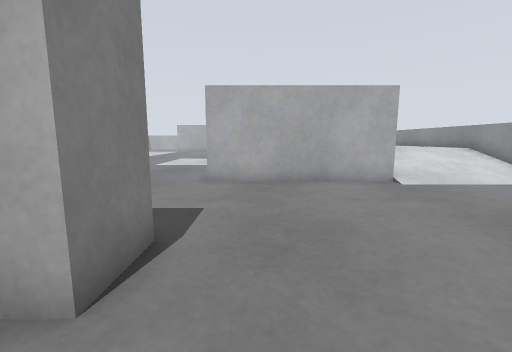
[1] (above)

22 first-person views from a walk through a world built for the Gazebo simulator. The camera is 0.27 m above the floor, tilts 8° down and sees 90° across. The floor is counted in squares, 0.2 m on a side. Each view is taken from the middle of a square. On the plan, view 1 faces up. The plan holds only what a view shows up to about 13 squares ahead; the rest is blank. The place goes on beyond the plan.

[2]
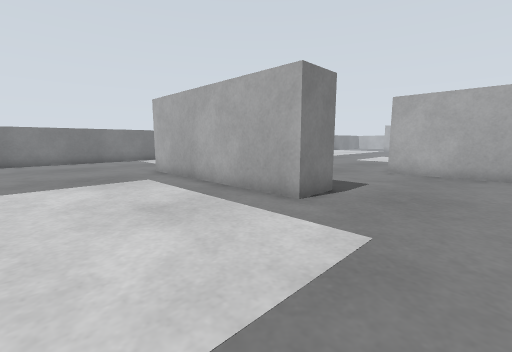

[3]
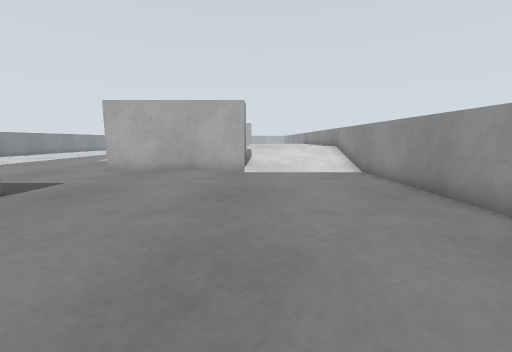

[4]
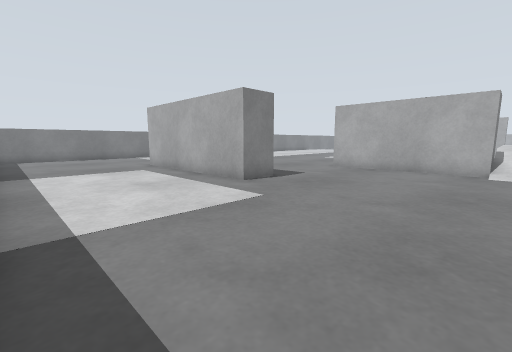

[5]
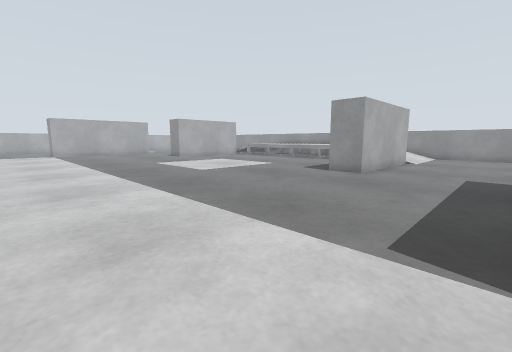

[6]
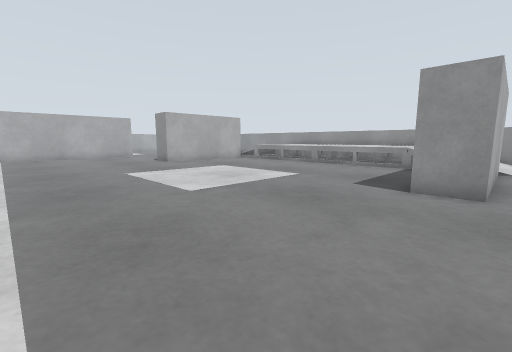

[7]
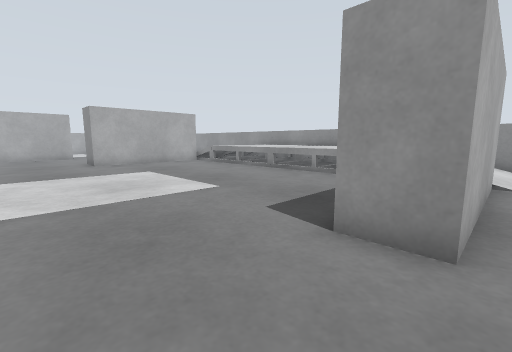

[8]
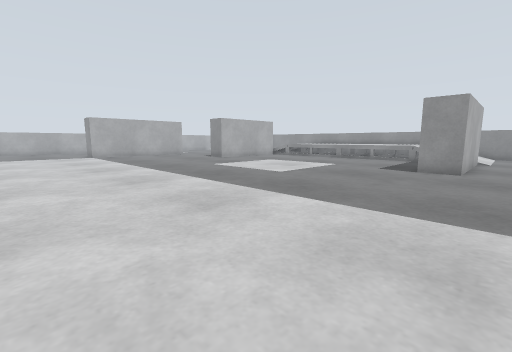

[9]
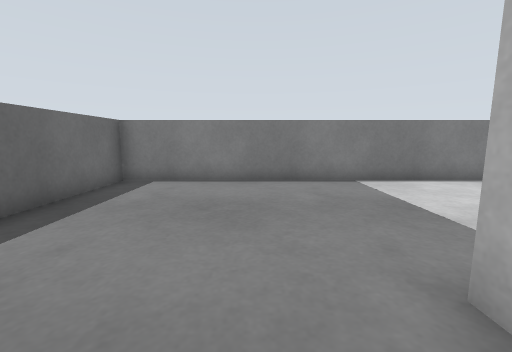

[10]
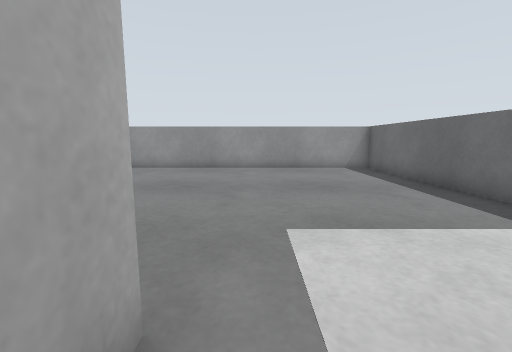

[11]
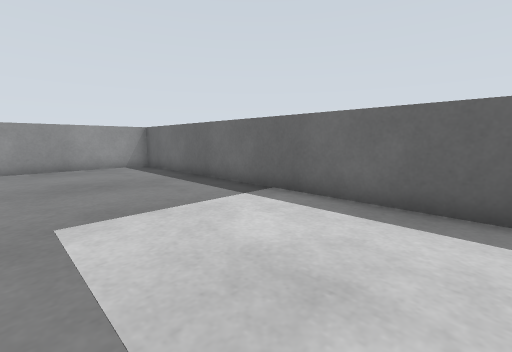

[12]
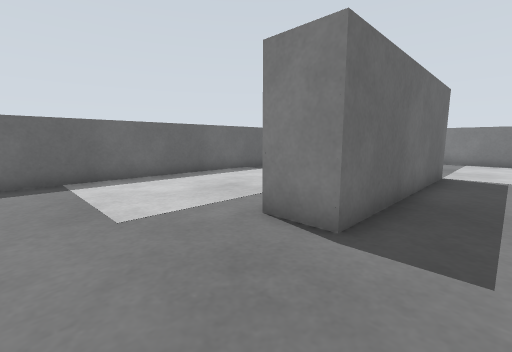

[13]
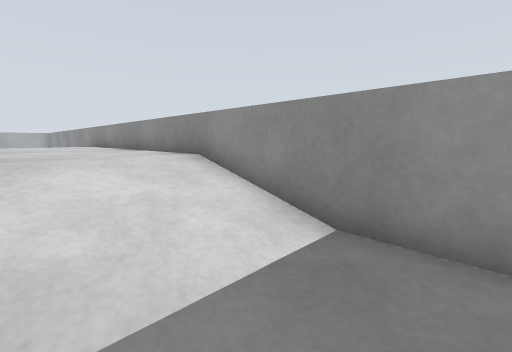

[14]
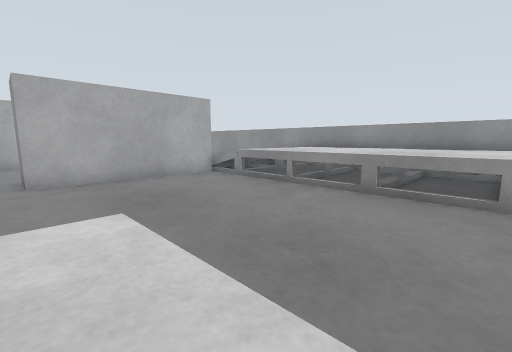

[15]
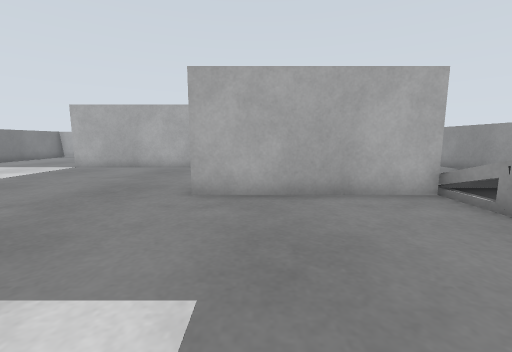

[16]
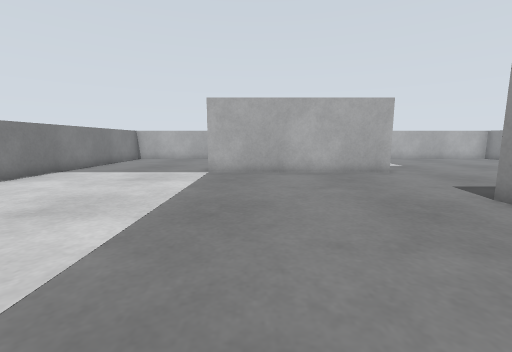

[17]
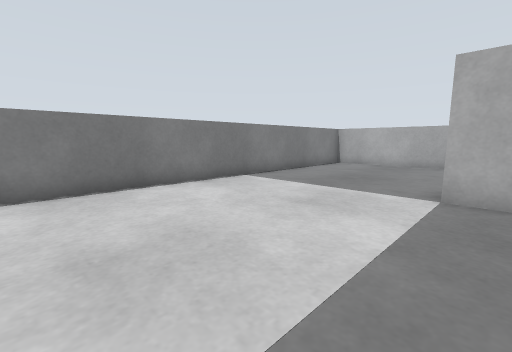

[18]
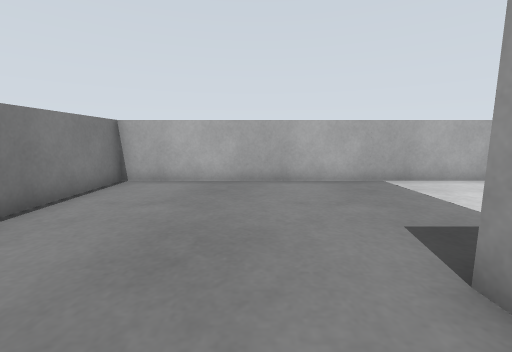

[19]
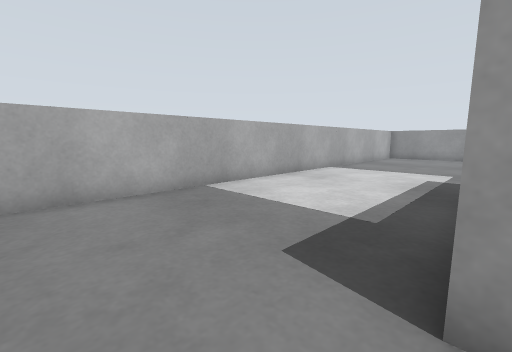

[20]
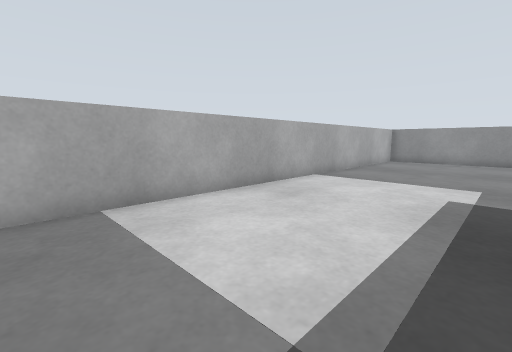

[21]
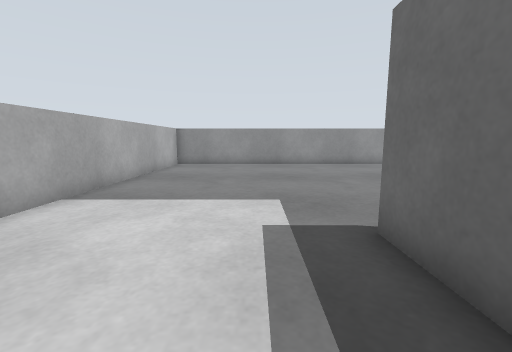

[22]
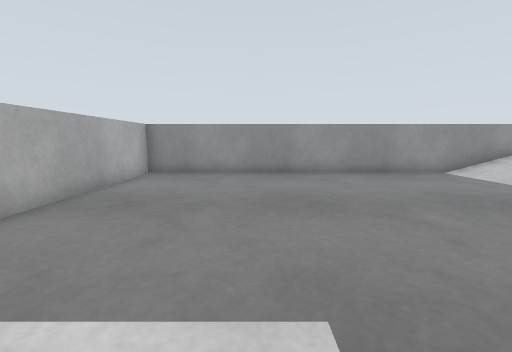

### Floor plan
Key: @ floor where view 1 was taken; # wall or solid block; . main floor; : floor 0.15 m higher than the main floor; + floor 0.2 m higher than the main floor; / step, stairs or slope; = window, fence, low wall or low ledge.
Columns run from 16 left of view 1 to 10 right of it. Each row starts with its distance up from view 1.
 38 =#########################
 37 #.........................#
 36 #.........................#
 35 #.........................#
 34 #.........................#
 33 #.........................#
 32 #.........................#
 31 #......#     ##...........#
 30 #......########...........#
 29 #.........................#
 28 #.................  ......#
 27 #.................   .....#
 26 #................     ....#
 25 #...............       ...#
 24 #..............#     /////#
 23 #..............######/// /=
 22   ...................:
 21   ...................+++ +=
 20   ...................+++++=
 19   ...................+++++=
 18   ...................+++++=
 17   ...................+++++=
 16   ...................+++++=
 15   ...................+++++=
 14   ...................+++++=
 13   ...................+++++=
 12   ...................+++++=
 11   ...................:::::=
 10   .............#    #/////=
  9   .............######/////#
  8 #  .......................#
  7 #.. ......................#
  6 #.........................#
  5 #.........................#
  4 #.........................#
  3 #......########...........#
  2 #......########...........#
  1 #.........................#
  0 #...............@.........#
 -1 #.........................#
 -2 #.........................#
 -3 #.........................#
 -4 #.........................#
 -5 =#####   #################=

Positions as (right, up) in squares from view 1, and headings:
1: (0, 0), facing up
2: (2, -3), facing up-left
3: (5, -3), facing up
4: (5, -4), facing up-left
5: (-12, 4), facing up-right
6: (-9, 8), facing up-right
7: (-5, 8), facing up-right
8: (-14, 7), facing up-right
9: (-7, 0), facing left
10: (-3, 1), facing right
11: (-4, 1), facing down-right
12: (2, 5), facing down-left
13: (6, 6), facing up-right
14: (-2, 14), facing up-right
15: (0, 17), facing up
16: (-7, 19), facing up
17: (-8, 23), facing up-left
18: (-11, 29), facing up
19: (-11, 31), facing up-right
20: (-8, 32), facing up-right
21: (-5, 33), facing right
22: (-1, 33), facing right
